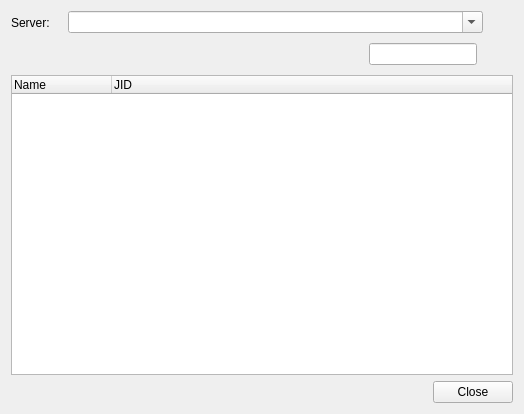
<?xml version="1.0" encoding="UTF-8"?>
<ui version="4.0">
 <class>ServiceBrowser</class>
 <widget class="QWidget" name="ServiceBrowser">
  <property name="geometry">
   <rect>
    <x>0</x>
    <y>0</y>
    <width>524</width>
    <height>414</height>
   </rect>
  </property>
  <property name="windowTitle">
   <string>jServiceBrowser</string>
  </property>
  <layout class="QGridLayout" name="gridLayout">
   <item row="0" column="0">
    <layout class="QHBoxLayout" name="horizontalLayout_8">
     <item>
      <widget class="QLabel" name="label_3">
       <property name="maximumSize">
        <size>
         <width>51</width>
         <height>16777215</height>
        </size>
       </property>
       <property name="text">
        <string>Server:</string>
       </property>
      </widget>
     </item>
     <item>
      <widget class="QComboBox" name="serviceServer">
       <property name="editable">
        <bool>true</bool>
       </property>
      </widget>
     </item>
     <item>
      <widget class="QToolButton" name="searchButton">
       <property name="text">
        <string/>
       </property>
       <property name="autoRaise">
        <bool>true</bool>
       </property>
      </widget>
     </item>
    </layout>
   </item>
   <item row="4" column="0">
    <layout class="QHBoxLayout" name="horizontalLayout_5">
     <item>
      <spacer name="horizontalSpacer_2">
       <property name="orientation">
        <enum>Qt::Horizontal</enum>
       </property>
       <property name="sizeHint" stdset="0">
        <size>
         <width>40</width>
         <height>20</height>
        </size>
       </property>
      </spacer>
     </item>
     <item>
      <widget class="QPushButton" name="closeButton">
       <property name="text">
        <string>Close</string>
       </property>
      </widget>
     </item>
    </layout>
   </item>
   <item row="1" column="0">
    <widget class="QWidget" name="controlWidget" native="true">
     <layout class="QHBoxLayout" name="horizontalLayout_2">
      <property name="spacing">
       <number>-1</number>
      </property>
      <property name="margin">
       <number>0</number>
      </property>
      <item>
       <widget class="QToolButton" name="joinButton">
        <property name="toolTip">
         <string>Join conference</string>
        </property>
        <property name="text">
         <string/>
        </property>
        <property name="iconSize">
         <size>
          <width>22</width>
          <height>22</height>
         </size>
        </property>
        <property name="autoRaise">
         <bool>true</bool>
        </property>
       </widget>
      </item>
      <item>
       <widget class="QToolButton" name="registerButton">
        <property name="toolTip">
         <string>Register</string>
        </property>
        <property name="iconSize">
         <size>
          <width>22</width>
          <height>22</height>
         </size>
        </property>
        <property name="autoRaise">
         <bool>true</bool>
        </property>
       </widget>
      </item>
      <item>
       <widget class="QToolButton" name="searchFormButton">
        <property name="toolTip">
         <string>Search</string>
        </property>
        <property name="iconSize">
         <size>
          <width>22</width>
          <height>22</height>
         </size>
        </property>
        <property name="autoRaise">
         <bool>true</bool>
        </property>
       </widget>
      </item>
      <item>
       <widget class="QToolButton" name="executeButton">
        <property name="toolTip">
         <string>Execute command</string>
        </property>
        <property name="iconSize">
         <size>
          <width>22</width>
          <height>22</height>
         </size>
        </property>
        <property name="autoRaise">
         <bool>true</bool>
        </property>
       </widget>
      </item>
      <item>
       <widget class="QToolButton" name="showVCardButton">
        <property name="toolTip">
         <string>Show VCard</string>
        </property>
        <property name="iconSize">
         <size>
          <width>22</width>
          <height>22</height>
         </size>
        </property>
        <property name="autoRaise">
         <bool>true</bool>
        </property>
       </widget>
      </item>
      <item>
       <widget class="QToolButton" name="addRosterButton">
        <property name="toolTip">
         <string>Add to roster</string>
        </property>
        <property name="iconSize">
         <size>
          <width>22</width>
          <height>22</height>
         </size>
        </property>
        <property name="autoRaise">
         <bool>true</bool>
        </property>
       </widget>
      </item>
      <item>
       <widget class="QToolButton" name="addProxyButton">
        <property name="toolTip">
         <string>Add to proxy list</string>
        </property>
        <property name="iconSize">
         <size>
          <width>22</width>
          <height>22</height>
         </size>
        </property>
        <property name="autoRaise">
         <bool>true</bool>
        </property>
       </widget>
      </item>
      <item>
       <spacer name="horizontalSpacer">
        <property name="orientation">
         <enum>Qt::Horizontal</enum>
        </property>
        <property name="sizeHint" stdset="0">
         <size>
          <width>40</width>
          <height>20</height>
         </size>
        </property>
       </spacer>
      </item>
      <item>
       <widget class="QLineEdit" name="filterLine"/>
      </item>
      <item>
       <widget class="QToolButton" name="filterButton">
        <property name="iconSize">
         <size>
          <width>22</width>
          <height>22</height>
         </size>
        </property>
        <property name="autoRaise">
         <bool>true</bool>
        </property>
       </widget>
      </item>
     </layout>
    </widget>
   </item>
   <item row="2" column="0">
    <widget class="QTreeWidget" name="serviceTree">
     <property name="minimumSize">
      <size>
       <width>300</width>
       <height>0</height>
      </size>
     </property>
     <property name="verticalScrollBarPolicy">
      <enum>Qt::ScrollBarAsNeeded</enum>
     </property>
     <property name="horizontalScrollBarPolicy">
      <enum>Qt::ScrollBarAlwaysOff</enum>
     </property>
     <property name="showDropIndicator" stdset="0">
      <bool>true</bool>
     </property>
     <property name="expandsOnDoubleClick">
      <bool>false</bool>
     </property>
     <property name="columnCount">
      <number>2</number>
     </property>
     <column>
      <property name="text">
       <string>Name</string>
      </property>
     </column>
     <column>
      <property name="text">
       <string>JID</string>
      </property>
     </column>
    </widget>
   </item>
  </layout>
 </widget>
 <layoutdefault spacing="6" margin="11"/>
 <resources/>
 <connections>
  <connection>
   <sender>closeButton</sender>
   <signal>clicked()</signal>
   <receiver>ServiceBrowser</receiver>
   <slot>close()</slot>
   <hints>
    <hint type="sourcelabel">
     <x>376</x>
     <y>301</y>
    </hint>
    <hint type="destinationlabel">
     <x>261</x>
     <y>286</y>
    </hint>
   </hints>
  </connection>
 </connections>
</ui>
